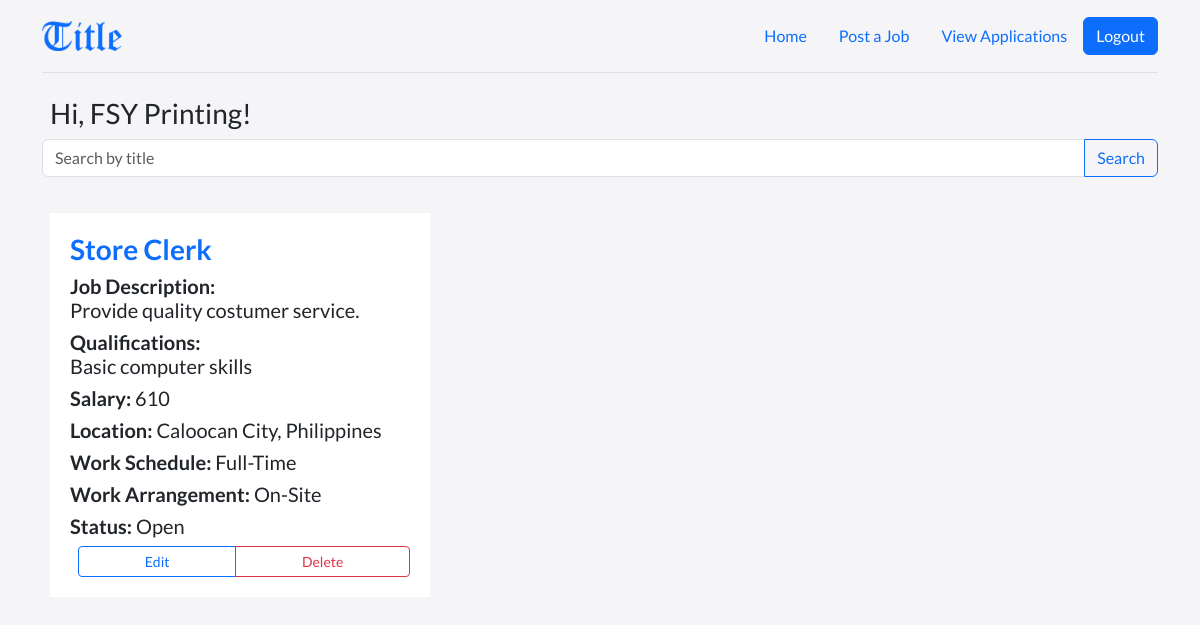
The app's page /title/e_home.php (signed in) with its own data.
### tables this page shows
CREATE TABLE `tbl_employers` (
  `id` int(11) NOT NULL,
  `name` varchar(255) NOT NULL,
  `email` varchar(255) NOT NULL,
  `password` varchar(16) NOT NULL
);

CREATE TABLE `tbl_jobs` (
  `id` int(11) NOT NULL,
  `date` date NOT NULL,
  `eid` int(11) NOT NULL,
  `title` varchar(255) NOT NULL,
  `description` text NOT NULL,
  `qualifications` text NOT NULL,
  `salary` int(12) NOT NULL,
  `location` varchar(255) NOT NULL,
  `work_sched` varchar(100) NOT NULL,
  `work_arrangement` varchar(100) NOT NULL,
  `status` varchar(100) NOT NULL
);

### title/e_home.php (the view, shortened to what this page needs)
<!DOCTYPE html>
<html lang="en" data-bs-theme="auto">
    <head>
        <link rel="stylesheet" href="https://cdn.jsdelivr.net/npm/@docsearch/css@3">
        <link href="../title/assets/dist/css/bootstrap.min.css" rel="stylesheet">
    </head>
    <body>
        <main>
            <div class="container">
                <header class="d-flex flex-wrap align-items-center justify-content-center justify-content-md-between py-3 mb-4 border-bottom">
                <img class="bi me-2" src="../title/title-img/sec-logo.png" width="80" height="30" role="img" aria-label="Title"></img>
                <div class="d-flex justify-content-between align-items-center">
                    <ul class="nav">
                        <li class="nav-item">
                            <a class="nav-link active" aria-current="page" href="#">Home</a>
                        </li>
                        <li class="nav-item">
                            <a class="nav-link" href="e_jobs.php">Post a Job</a>
                        </li>
                        <li class="nav-item">
                            <a class="nav-link" href="e_viewapplications.php">View Applications</a>
                        </li>
                    </ul>
                    <button class="btn btn-primary" onclick="window.location.href='logout.php'">Logout</button>
                </div>
                </header>
            </div>
        </main>
        <div style="width: 100%; padding-left: 50px; padding-right: 50px; " class="row">
        <?php
            include 'connection.php';
            $eid = $_SESSION['eid'];
            $query = "SELECT name FROM tbl_employers WHERE id = $eid";
            $result = mysqli_query($conn, $query);
            if ($result && mysqli_num_rows($result) > 0) {
                $employerData = mysqli_fetch_assoc($result);
                $employerName = $employerData['name'];
                echo "<h3>Hi, $employerName!</h3>";
            } else {
                echo "Error fetching employer details: " . mysqli_error($conn);
            }
            ?>
        </div>
        <?php
            include 'connection.php';
            $eid = $_SESSION['eid'];
            $searchTerm = isset($_GET['q']) ? $_GET['q'] : '';
            $sql = "SELECT * FROM tbl_jobs WHERE eid = $eid AND title LIKE '%$searchTerm%' ORDER BY date DESC";
            $result = $conn->query($sql);
        ?>
        <div class="container">
            <form class="mb-3" action="e_home.php" method="get">
                <div class="input-group">
                    <input type="text" class="form-control" name="q" placeholder="Search by title" value="<?php echo $searchTerm; ?>">
                    <button class="btn btn-outline-primary" type="submit">Search</button>
                </div>
            </form>
            <div class="row">
                <?php
                if ($result->num_rows > 0) {
                    while ($row = $result->fetch_assoc()) {
                        $pid = $row['id'];
                        $jobTitle = $row['title'];
                        $jobDescription = $row['description'];
                        $qualifications = $row['qualifications'];
                        $salary = $row['salary'];
                        $location = $row['location'];
                        $workSched = $row['work_sched'];
                        $workArrangement = $row['work_arrangement'];
                        $status = $row['status'];
                ?>
                        <div class="col-md-4 crd" style="margin: 20px; background-color:#FFFFFF; padding: 20px;">
                            <h3 style="color: #0D6EFD"> <b> <?php echo $jobTitle; ?> </b> </h3>
                            <h5><b>Job Description:</b><br><?php echo $jobDescription; ?></h5>
                            <h5><b>Qualifications:</b><br><?php echo $qualifications; ?></h5>
                            <h5><b>Salary:</b> <?php echo $salary; ?></h5>
                            <h5><b>Location:</b> <?php echo $location; ?></h5>
                            <h5><b>Work Schedule:</b> <?php echo $workSched; ?></h5>
                            <h5><b>Work Arrangement:</b> <?php echo $workArrangement; ?></h5>
                            <h5><b>Status:</b> <?php echo $status; ?></h5>
                            <div class="btn-group d-flex justify-content-end mt-auto">
                                <button class="btn btn-outline-primary btn-sm ms-2" onclick="window.location.href='e_jobs.php?update=true&id=<?php echo $pid; ?>'">Edit</button>
                                <button class="btn btn-outline-danger btn-sm" onclick="window.location.href='process_delete.php?id=<?php echo $pid; ?>'">Delete</button>
                            </div>
                        </div>
                <?php
                    }
                } else {
                    echo '<div class="text-center">';
                    echo ' <img src="title-img/error.png" width=600px /> ';
                    echo '</div>';
                }
                ?>
            </div>
  </body>
</html>

### title/e_home.php (style rules this page uses)
body { background-color: #f5f5f7; font-family: 'Lato', sans-serif; font-weight: 400; }
.bi { vertical-align: -.125em; fill: currentColor; }

### records on screen
tbl_employers: name "FSY Printing"
tbl_jobs: title "Store Clerk", description "Provide quality costumer service.", qualifications "Basic computer skills", salary "610", location "Caloocan City, Philippines", work_sched "Full-Time", work_arrangement "On-Site", status "Open"
